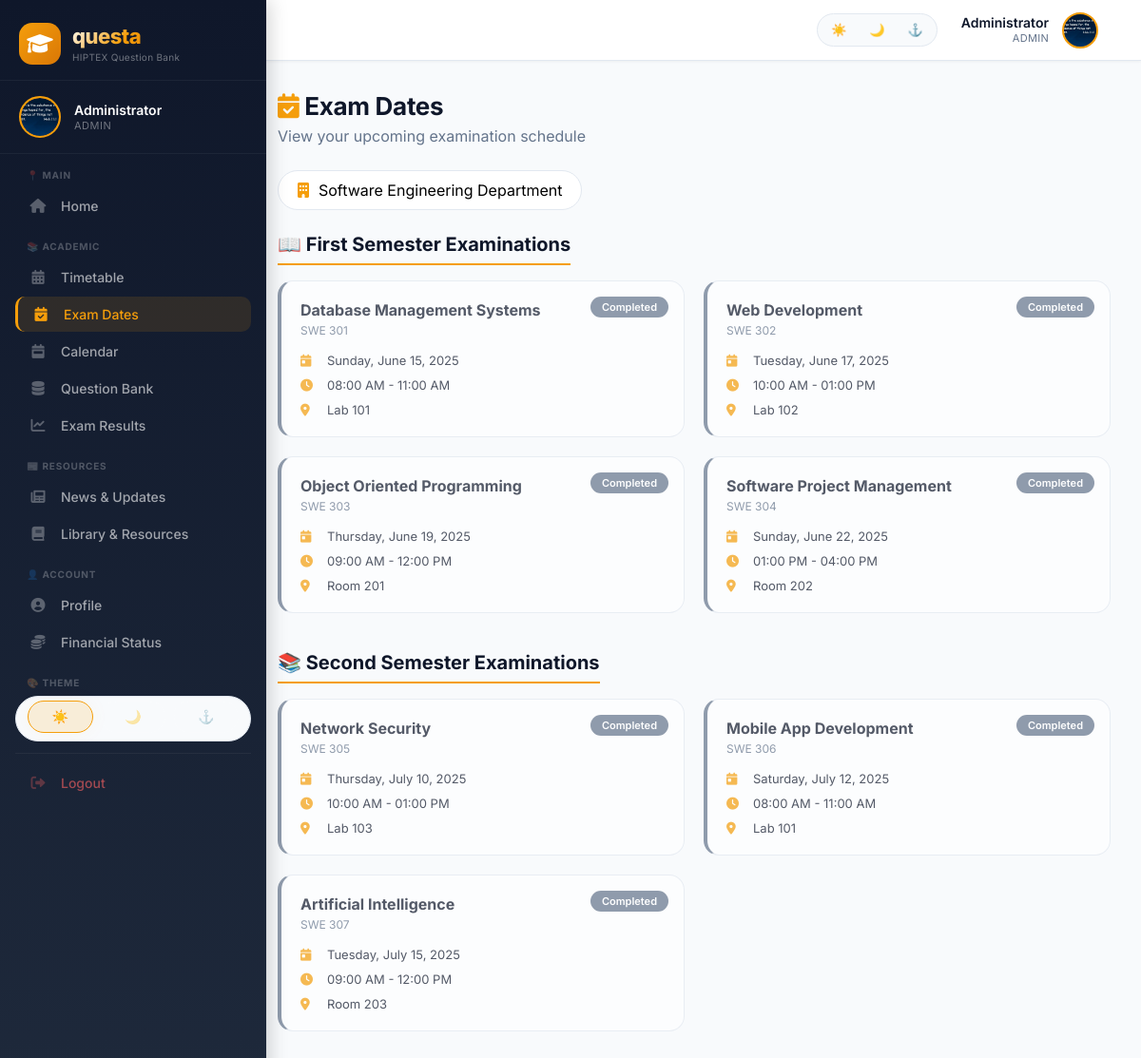
/exam-dates.php (signed in), run on the app's committed database.
### tables this page shows
CREATE TABLE `users` (
  `id` int(11) NOT NULL,
  `name` varchar(100) NOT NULL,
  `email` varchar(100) NOT NULL,
  `password` varchar(255) NOT NULL,
  `role` enum('admin','lecturer','student') DEFAULT 'student',
  `matricule` varchar(50) DEFAULT NULL,
  `department_id` int(11) DEFAULT NULL,
  `avatar` varchar(255) DEFAULT NULL,
  `created_at` datetime DEFAULT current_timestamp()
);

CREATE TABLE `departments` (
  `id` int(11) NOT NULL,
  `name` varchar(100) NOT NULL,
  `abbreviation` varchar(10) DEFAULT NULL,
  `icon` varchar(50) DEFAULT NULL
);

CREATE TABLE `exam_dates` (
  `id` int(11) NOT NULL,
  `department_id` int(11) NOT NULL,
  `course_name` varchar(200) NOT NULL,
  `course_code` varchar(20) DEFAULT NULL,
  `exam_date` date NOT NULL,
  `start_time` time DEFAULT NULL,
  `end_time` time DEFAULT NULL,
  `venue` varchar(100) DEFAULT NULL,
  `semester` int(11) NOT NULL,
  `academic_year` varchar(20) DEFAULT NULL,
  `status` enum('upcoming','ongoing','completed') DEFAULT 'upcoming',
  `created_at` timestamp NOT NULL DEFAULT current_timestamp()
);

### includes/config.php (called while the page is built, shortened)
<?php
function getCurrentUser($pdo) {
    try {
        $stmt = $pdo->prepare("SELECT * FROM users WHERE id = ?");
        $stmt->execute([$_SESSION['user_id']]);
        return $stmt->fetch();
    } catch (PDOException $e) {
        return null;
    }
}

### exam-dates.php (the view, shortened to what this page needs)
<?php
require_once 'includes/config.php';
$currentUser = getCurrentUser($pdo);
$userDeptId = $currentUser['department_id'] ?? 0;
$userDeptName = '';
if ($userDeptId > 0) {
    $deptStmt = $pdo->prepare("SELECT name FROM departments WHERE id = ?");
    $deptStmt->execute([$userDeptId]);
    $userDept = $deptStmt->fetch();
    $userDeptName = $userDept ? $userDept['name'] : 'Your Department';
}
$stmt = $pdo->prepare("
    SELECT * FROM exam_dates
    WHERE department_id = ?
    ORDER BY exam_date ASC
");
$stmt->execute([$userDeptId]);
$allExams = $stmt->fetchAll();
$semester1Exams = [];
$semester2Exams = [];
foreach ($allExams as $exam) {
    if ($exam['semester'] == 1) {
        $semester1Exams[] = $exam;
    } else {
        $semester2Exams[] = $exam;
    }
}
$today = new DateTime();
include 'includes/header.php';
include 'includes/sidebar.php';
?>
<div class="main-content">
    <div class="page-header">
        <h1><i class="fas fa-calendar-check" style="color: #f59e0b;"></i> Exam Dates</h1>
        <p>View your upcoming examination schedule</p>
    </div>
    <?php if (count($allExams) == 0): ?>
        <div class="empty-state">
            <i class="fas fa-calendar-times"></i>
            <h3>No Exam Dates Available</h3>
            <p>No examinations have been scheduled for your department yet.</p>
            <p style="font-size: 13px; color: var(--text-muted);">Please check back later or contact your HOD.</p>
        </div>
    <?php else: ?>
    <div class="dept-header">
        <i class="fas fa-building"></i>
        <span><?php echo htmlspecialchars($userDeptName); ?> Department</span>
    </div>
    <?php if (count($semester1Exams) > 0): ?>
    <div class="semester-section">
        <h2 class="section-title">📖 First Semester Examinations</h2>
        <div class="exam-grid">
            <?php foreach ($semester1Exams as $exam):
                $status = 'upcoming';
                $examDateObj = new DateTime($exam['exam_date']);
                if ($examDateObj < $today) {
                    $status = 'completed';
                } elseif ($examDateObj->format('Y-m-d') == $today->format('Y-m-d')) {
                    $status = 'ongoing';
                }
            ?>
            <div class="exam-card <?php echo $status; ?>">
                <span class="exam-badge <?php echo $status; ?>">
                    <?php echo $status == 'upcoming' ? 'Upcoming' : ($status == 'ongoing' ? 'Ongoing' : 'Completed'); ?>
                </span>
                <div class="exam-title"><?php echo htmlspecialchars($exam['course_name']); ?></div>
                <div class="exam-code"><?php echo htmlspecialchars($exam['course_code']); ?></div>
                <div class="exam-details">
                    <div class="exam-detail">
                        <i class="fas fa-calendar-day"></i>
                        <span><?php echo date('l, F j, Y', strtotime($exam['exam_date'])); ?></span>
                    </div>
                    <div class="exam-detail">
                        <i class="fas fa-clock"></i>
                        <span><?php echo date('h:i A', strtotime($exam['start_time'])); ?> - <?php echo date('h:i A', strtotime($exam['end_time'])); ?></span>
                    </div>
                    <div class="exam-detail">
                        <i class="fas fa-location-dot"></i>
                        <span><?php echo htmlspecialchars($exam['venue']); ?></span>
                    </div>
                </div>
            </div>
            <?php endforeach; ?>
        </div>
    </div>
    <?php endif; ?>
    <?php if (count($semester2Exams) > 0): ?>
    <div class="semester-section">
        <h2 class="section-title">📚 Second Semester Examinations</h2>
        <div class="exam-grid">
            <?php foreach ($semester2Exams as $exam):
                $status = 'upcoming';
                $examDateObj = new DateTime($exam['exam_date']);
                if ($examDateObj < $today) {
                    $status = 'completed';
                } elseif ($examDateObj->format('Y-m-d') == $today->format('Y-m-d')) {
                    $status = 'ongoing';
                }
            ?>
            <div class="exam-card <?php echo $status; ?>">
                <span class="exam-badge <?php echo $status; ?>">
                    <?php echo $status == 'upcoming' ? 'Upcoming' : ($status == 'ongoing' ? 'Ongoing' : 'Completed'); ?>
                </span>
                <div class="exam-title"><?php echo htmlspecialchars($exam['course_name']); ?></div>
                <div class="exam-code"><?php echo htmlspecialchars($exam['course_code']); ?></div>
                <div class="exam-details">
                    <div class="exam-detail">
                        <i class="fas fa-calendar-day"></i>
                        <span><?php echo date('l, F j, Y', strtotime($exam['exam_date'])); ?></span>
                    </div>
                    <div class="exam-detail">
                        <i class="fas fa-clock"></i>
                        <span><?php echo date('h:i A', strtotime($exam['start_time'])); ?> - <?php echo date('h:i A', strtotime($exam['end_time'])); ?></span>
                    </div>
                    <div class="exam-detail">
                        <i class="fas fa-location-dot"></i>
                        <span><?php echo htmlspecialchars($exam['venue']); ?></span>
                    </div>
                </div>
            </div>
            <?php endforeach; ?>
        </div>
    </div>
    <?php endif; ?>
    <?php endif; ?>
</div>
<?php include 'includes/footer.php'; ?>

### includes/header.php (shortened to what this page needs)
<?php
$currentUser = getCurrentUser($pdo);
?>
<!DOCTYPE html>
<html lang="en">
<head>
    <link rel="stylesheet" href="https://cdnjs.cloudflare.com/ajax/libs/font-awesome/6.0.0-beta3/css/all.min.css">
    <link rel="stylesheet" href="assets/css/styles.css">
</head>
<body>
<div class="top-header">
    <div class="top-header-left">
        <div class="top-header-title">
            Questa <span>HIPTEX</span>
        </div>
    </div>
    <div class="top-header-right">
        <div class="header-theme-switcher">
            <button class="header-theme-btn" data-theme="light" onclick="setTheme('light')" title="Light Theme">☀️</button>
            <button class="header-theme-btn" data-theme="dark" onclick="setTheme('dark')" title="Dark Theme">🌙</button>
            <button class="header-theme-btn" data-theme="navy" onclick="setTheme('navy')" title="Navy Theme">⚓</button>
        </div>
        <a href="profile.php" class="header-user">
            <div class="header-user-info">
                <div class="header-user-name" id="headerUserName">
                    <?php echo htmlspecialchars($currentUser['name'] ?? 'User'); ?>
                </div>
                <div class="header-user-role" id="headerUserRole">
                    <?php echo ucfirst($currentUser['role'] ?? 'student'); ?>
                </div>
            </div>
            <div class="header-avatar" id="headerAvatar">
                <?php
                if (!empty($currentUser['avatar']) && file_exists($currentUser['avatar'])) {
                    echo '<img src="' . $currentUser['avatar'] . '" style="width:100%;height:100%;border-radius:50%;object-fit:cover;">';
                } else {
                    $initials = strtoupper(substr($currentUser['name'] ?? 'U', 0, 1));
                    echo $initials;
                }
                ?>
            </div>
        </a>
    </div>
</div>

### includes/sidebar.php (shortened to what this page needs)
<?php
$currentUser = getCurrentUser($pdo);
$currentPage = basename($_SERVER['PHP_SELF']);
?>
<div class="sidebar" id="sidebar">
    <div class="sidebar-overlay-content">
        <div class="sidebar-header">
            <div class="sidebar-logo">
                <div class="sidebar-logo-icon">
                    <i class="fas fa-graduation-cap"></i>
                </div>
                <div class="sidebar-logo-text">
                    <h2>questa</h2>
                    <p>HIPTEX Question Bank</p>
                </div>
            </div>
        </div>
        <div class="sidebar-profile">
            <div class="sidebar-avatar" id="sidebarAvatar">
                <?php
                if (!empty($currentUser['avatar']) && file_exists($currentUser['avatar'])) {
                    echo '<img src="' . $currentUser['avatar'] . '" alt="Profile" style="width:100%;height:100%;border-radius:50%;object-fit:cover;">';
                } else {
                    $initials = strtoupper(substr($currentUser['name'] ?? 'U', 0, 1));
                    echo $initials;
                }
                ?>
            </div>
            <div class="sidebar-profile-info">
                <span class="sidebar-profile-name" id="sidebarProfileName"><?php echo htmlspecialchars($currentUser['name'] ?? 'User'); ?></span>
                <span class="sidebar-profile-role" id="sidebarProfileRole"><?php echo ucfirst($currentUser['role'] ?? 'student'); ?></span>
            </div>
        </div>
        <div class="nav-menu">
            <div class="nav-section">📍 Main</div>
            <a href="dashboard.php" class="nav-item <?php echo $currentPage == 'dashboard.php' ? 'active' : ''; ?>">
                <i class="fas fa-home"></i> Home
            </a>
            <div class="nav-section">📚 Academic</div>
            <a href="timetable.php" class="nav-item <?php echo $currentPage == 'timetable.php' ? 'active' : ''; ?>">
                <i class="fas fa-calendar-alt"></i> Timetable
            </a>
            <a href="exam-dates.php" class="nav-item <?php echo $currentPage == 'exam-dates.php' ? 'active' : ''; ?>">
                <i class="fas fa-calendar-check"></i> Exam Dates
            </a>
            <a href="calendar.php" class="nav-item <?php echo $currentPage == 'calendar.php' ? 'active' : ''; ?>">
                <i class="fas fa-calendar-week"></i> Calendar
            </a>
            <a href="question-bank.php" class="nav-item <?php echo $currentPage == 'question-bank.php' ? 'active' : ''; ?>">
                <i class="fas fa-database"></i> Question Bank
            </a>
            <a href="exam-results.php" class="nav-item <?php echo $currentPage == 'exam-results.php' ? 'active' : ''; ?>">
                <i class="fas fa-chart-line"></i> Exam Results
            </a>
            <div class="nav-section">📰 Resources</div>
            <a href="news.php" class="nav-item <?php echo $currentPage == 'news.php' ? 'active' : ''; ?>">
                <i class="fas fa-newspaper"></i> News &amp; Updates
            </a>
            <a href="library.php" class="nav-item <?php echo $currentPage == 'library.php' ? 'active' : ''; ?>">
                <i class="fas fa-book"></i> Library &amp; Resources
            </a>
            <div class="nav-section">👤 Account</div>
            <a href="profile.php" class="nav-item <?php echo $currentPage == 'profile.php' ? 'active' : ''; ?>">
                <i class="fas fa-user-circle"></i> Profile
            </a>
            <a href="financial-status.php" class="nav-item <?php echo $currentPage == 'financial-status.php' ? 'active' : ''; ?>">
                <i class="fas fa-coins"></i> Financial Status
            </a>
            <div class="nav-section">🎨 Theme</div>
            <div class="theme-switcher">
                <button class="theme-btn active" data-theme="light" onclick="setTheme('light')" title="Light Theme">☀️</button>
                <button class="theme-btn" data-theme="dark" onclick="setTheme('dark')" title="Dark Theme">🌙</button>
                <button class="theme-btn" data-theme="navy" onclick="setTheme('navy')" title="Navy Theme">⚓</button>
            </div>
            <div class="logout-item">
                <a href="logout.php" class="nav-item logout">
                    <i class="fas fa-sign-out-alt"></i> Logout
                </a>
            </div>
        </div>
    </div>
</div>

### data on the page
users: name "Administrator", role "ADMIN", avatar (picture)
departments: name "Software Engineering"
exam_dates: shows "Completed", course_name "Database Management Systems", course_code "SWE 301", exam_date "Sunday, June 15, 2025", start_time "08:00 AM", end_time "11:00 AM", venue "Lab 101"
exam_dates: shows "Completed", course_name "Web Development", course_code "SWE 302", exam_date "Tuesday, June 17, 2025", start_time "10:00 AM", end_time "01:00 PM", venue "Lab 102"
exam_dates: shows "Completed", course_name "Object Oriented Programming", course_code "SWE 303", exam_date "Thursday, June 19, 2025", start_time "09:00 AM", end_time "12:00 PM", venue "Room 201"
exam_dates: shows "Completed", course_name "Software Project Management", course_code "SWE 304", exam_date "Sunday, June 22, 2025", start_time "01:00 PM", end_time "04:00 PM", venue "Room 202"
exam_dates: shows "Completed", course_name "Network Security", course_code "SWE 305", exam_date "Thursday, July 10, 2025", start_time "10:00 AM", end_time "01:00 PM", venue "Lab 103"
exam_dates: shows "Completed", course_name "Mobile App Development", course_code "SWE 306", exam_date "Saturday, July 12, 2025", start_time "08:00 AM", end_time "11:00 AM", venue "Lab 101"
exam_dates: shows "Completed", course_name "Artificial Intelligence", course_code "SWE 307", exam_date "Tuesday, July 15, 2025", start_time "09:00 AM", end_time "12:00 PM", venue "Room 203"
